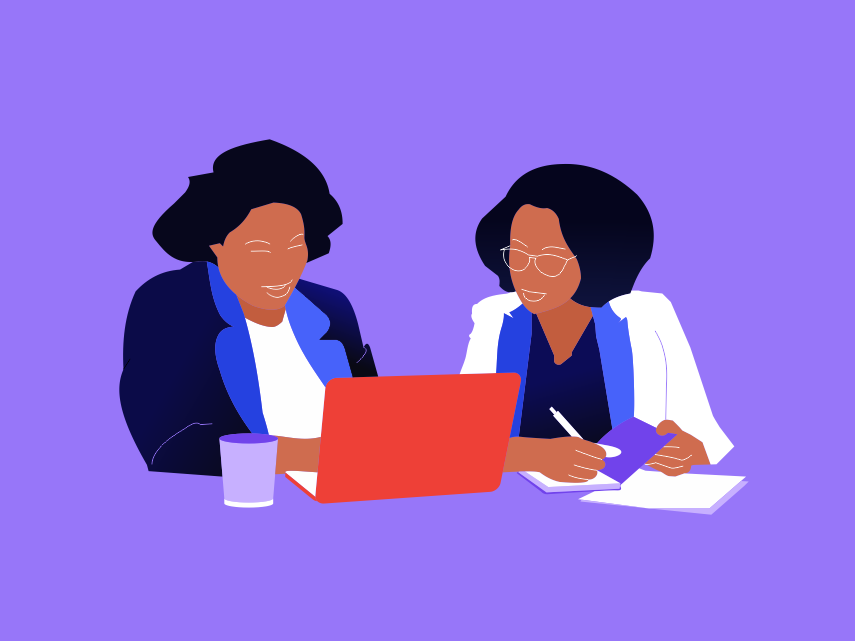
#> input picture broken-frame filter/black girls in ux.png, 855 x 641 px
$ python broken-frame_filter.py
#> lines starting #> are read from the running program, lines starting #| are printed output that depends on the picture
#> further down, testimage is the input picture: PIL image 855x641 RGBA; mean R, G, B, A 144.7, 109.4, 213.4, 255
#!/usr/bin/env python
# coding: utf-8

# # Filter #1: Broken Frame 🔨

# My broken_frame() function creates a fractured effect in the image below that I liken in appearance to the Distorted Glass filter in Photoshop.

import PIL.ImageOps
from PIL import Image

def broken_frame(image):
    length = image.size[1]
#> length = 641
    for x in range(image.size[0]):
        for y in range(length - x):
            left = image.getpixel((x, y))
            right = image.getpixel((length - 1 - x, y))
            image.putpixel((length - 1 - x, y), left)
            image.putpixel((x, y), right)
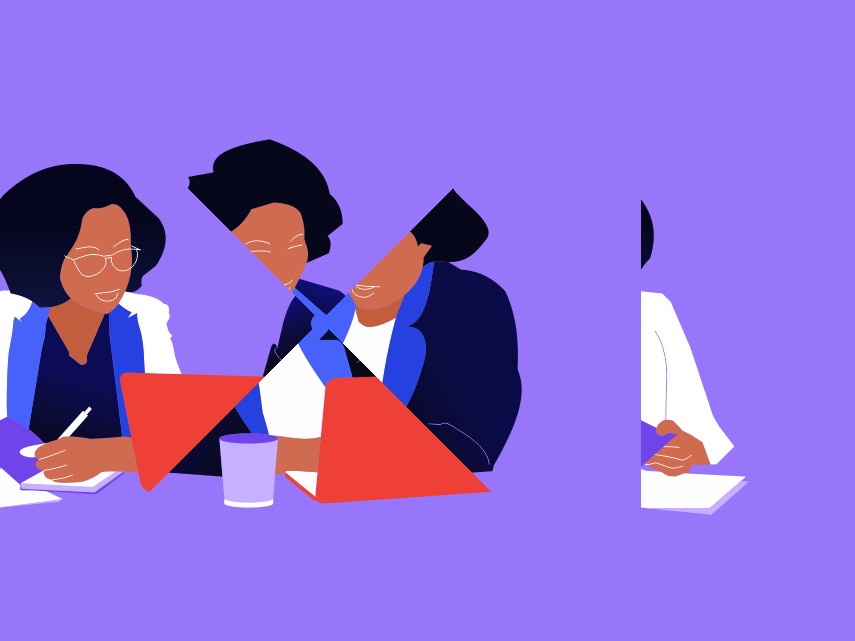
#> image: PIL image 855x641 RGBA; mean R, G, B, A 144.7, 109.4, 213.4, 255

testimage = Image.open('black girls in ux.png')

testimage

broken_frame(testimage)
testimage
